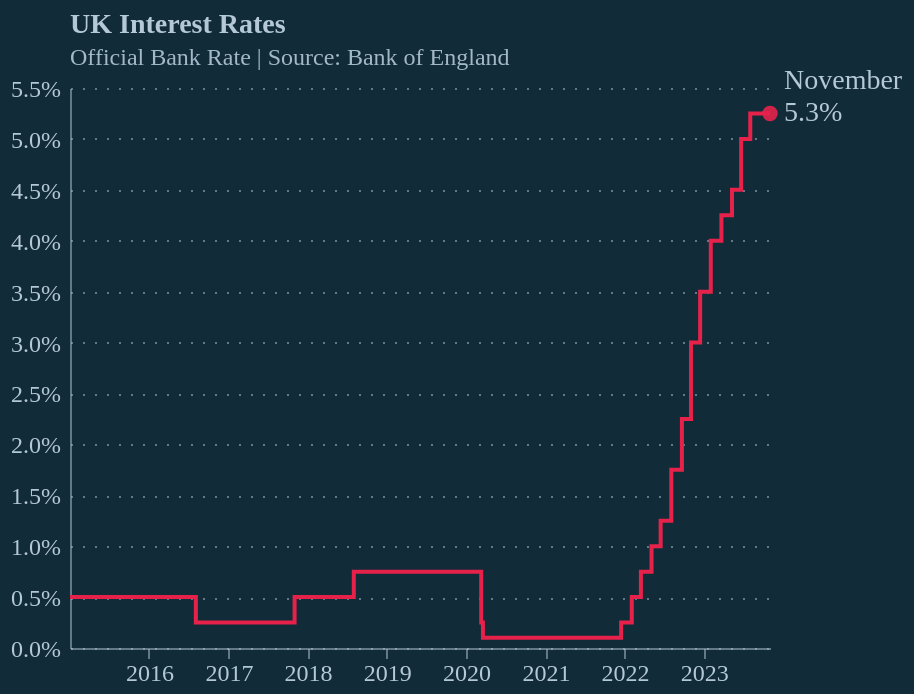

Write a Vega-Lite specification for this figure.
### Vega-Lite specification from a JSON file in a GitHub repository (floating-point values rounded to 4 significant figures; data arrays with more than 128 entries replaced by an {"elided": "..."} marker saying what was removed)
{"config": {"background": "#122b39", "font": "Circular Std", "axis": {"labelColor": "#b4c8d8", "tickColor": "#b4c8d8", "domainColor": "#b4c8d8", "domainOpacity": 0.5, "title": null, "labelFontSize": 12}, "axisX": {"grid": false, "labelAngle": 0, "tickCount": 10, "tickOpacity": 0.5}, "axisY": {"gridColor": "#b4c8d8", "gridDash": [1, 5], "gridOpacity": 0.5, "labelPadding": 5, "tickCount": 8, "tickOpacity": 0.5, "ticks": false, "format": "%"}, "line": {"color": "#e6224b"}, "view": {"stroke": null, "continuousWidth": 350, "continuousHeight": 280}, "title": {"anchor": "start", "dx": 24, "fontSize": 14, "subtitleFontSize": 12, "color": "#b4c8d8", "subtitleColor": "#b4c8d8E6", "subtitlePadding": 4, "offset": -1}}, "layer": [{"data": {"name": "data-56da53aa3efcc19c27e062a7c932b312"}, "mark": {"type": "line", "interpolate": "step-after"}, "encoding": {"x": {"field": "date", "type": "temporal"}, "y": {"field": "value", "type": "quantitative"}}}, {"data": {"name": "data-8651f4c1f8aff2152db7f6b94c69275c"}, "mark": {"type": "point", "color": "#e6224b", "filled": true, "opacity": 0.9, "size": 60}, "encoding": {"x": {"field": "date", "type": "temporal"}, "y": {"field": "value", "type": "quantitative"}}}, {"data": {"name": "data-8651f4c1f8aff2152db7f6b94c69275c"}, "mark": {"type": "text", "align": "left", "baseline": "middle", "color": "#b4c8d8", "dx": 7, "dy": 0, "fontSize": 14}, "encoding": {"text": {"field": "value", "format": ".1%", "type": "quantitative"}, "x": {"field": "date", "type": "temporal"}, "y": {"field": "value", "type": "quantitative"}}}, {"data": {"name": "data-8651f4c1f8aff2152db7f6b94c69275c"}, "mark": {"type": "text", "align": "left", "baseline": "middle", "color": "#b4c8d8", "dx": 7, "dy": -16, "fontSize": 14}, "encoding": {"text": {"field": "date", "format": "%B", "type": "temporal"}, "x": {"field": "date", "type": "temporal"}, "y": {"field": "value", "type": "quantitative"}}}], "title": {"text": "UK Interest Rates", "subtitle": ["Official Bank Rate | Source: Bank of England"], "dx": 30}, "$schema": "https://vega.github.io/schema/vega-lite/v5.17.0.json", "datasets": {"data-56da53aa3efcc19c27e062a7c932b312": {"elided": "2233 records"}, "data-8651f4c1f8aff2152db7f6b94c69275c": [{"date": "2023-11-02T00:00:00", "value": 0.0525}]}, "width": 350, "height": 280}
